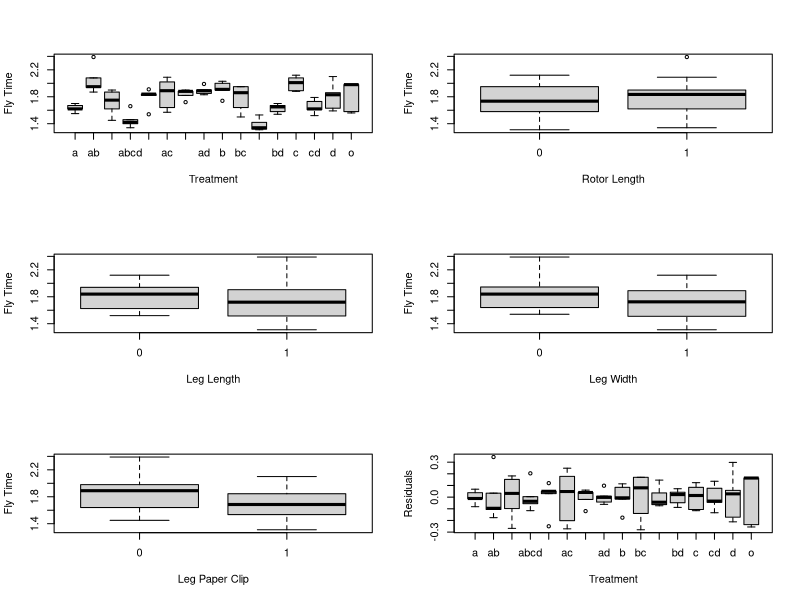
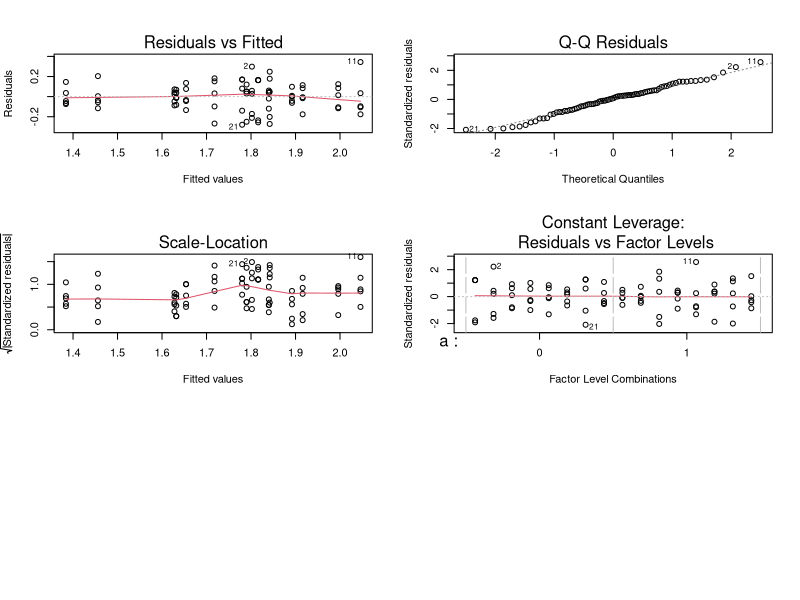

Write the R code that produced these figures, in order. (Note: this script raises an error after producing the figures.)
## ---- chunk 1
factors = data.frame(Factor = c("Rotor Length (a)", "Leg Length (b)", "Leg Width (c)", "Paper Clip (d)"),
                     Low = c("7.5cm", "7.5cm", "3.2cm", "No"),
                     High = c("8.5cm", "12.0cm", "5.0cm", "Yes"))
knitr::kable(factors, caption = "Paper Helicopter Factors")
## ---- chunk 2
heliData = read.csv("helidata.csv", header = TRUE)
heliData = heliData[,-1]
heliData$treatments = as.factor(heliData$treatments)
heliData$a = as.factor(heliData$a)
heliData$b = as.factor(heliData$b)
heliData$c = as.factor(heliData$c)
heliData$d = as.factor(heliData$d)
knitr::kable(heliData[1:5,], caption = "First 5 Rows of Collected Data")
## ---- chunk 3
#Exploratory Data Analysis
par(mfrow=c(3,2))   
boxplot(heliData$time ~ heliData$treatments, xlab = "Treatment", ylab = "Fly Time")
boxplot(heliData$time ~ heliData$a, xlab = "Rotor Length", ylab = "Fly Time")
boxplot(heliData$time ~ heliData$b, xlab = "Leg Length", ylab = "Fly Time")
boxplot(heliData$time ~ heliData$c, xlab = "Leg Width", ylab = "Fly Time")
boxplot(heliData$time ~ heliData$d, xlab = "Leg Paper Clip", ylab = "Fly Time")
## ---- chunk 4
#Regression
regHeli = lm(time ~ a*b*c*d, data = heliData)

#Print regression results
knitr::kable(data.frame(estimates = regHeli$coefficients,
                        pvalues = c("<2e-16",0.0568,0.2957,0.0622,0.8831,0.0224,0.8237,
                                    0.0216,0.0452,0.0452,0.0172,0.2462,0.2067,0.7290,
                                    0.2504,0.8937)),
             caption = "Full Factorial Regression Results")
## ---- chunk 5
#Residual Plot
boxplot(regHeli$residual~heliData$treatments, xlab = "Treatment", ylab = "Residuals")
#Diagnostic Plots
plot(regHeli)
## ---- chunk 6
#Randomize treatment assignments
assignments = c(rep("o",5), rep("a",5), rep("b",5), rep("c",5), rep("d",5),
                rep("ab",5), rep("ac",5),rep("ad",5), rep("bc",5), rep("bd",5),
                rep("cd",5), rep("abc",5), rep("abd",5), rep("acd",5), 
                rep("bcd",5), rep("abcd",5))
set.seed(322)
assignments = sample(assignments)
helidata = data.frame(treatments = assignments, 
                      a = NA, b = NA, c = NA, d = NA, time = NA)
write.csv(helidata, file = "helidata.csv")

#Collect data, enter manually, and read file again
heliData = read.csv("helidata.csv", header = TRUE)
#Convert treatments to factors
heliData$treatments = as.factor(heliData$treatments)
heliData$a = as.factor(heliData$a)
heliData$b = as.factor(heliData$b)
heliData$c = as.factor(heliData$c)
heliData$d = as.factor(heliData$d)

#Exploratory Data Analysis
boxplot(heliData$time ~ heliData$treatments, xlab = "Treatment", ylab = "Fly Time")
par(mfrow=c(2,2))   
boxplot(heliData$time ~ heliData$a, xlab = "Rotor Length", ylab = "Fly Time")
boxplot(heliData$time ~ heliData$b, xlab = "Leg Length", ylab = "Fly Time")
boxplot(heliData$time ~ heliData$c, xlab = "Leg Width", ylab = "Fly Time")
boxplot(heliData$time ~ heliData$d, xlab = "Leg Paper Clip", ylab = "Fly Time")

#Regression
regHeli = lm(time ~ a*b*c*d, data = heliData)
summary(regHeli)
confint(regHeli)

#Print regression results
knitr::kable(data.frame(estimates = regHeli$coefficients,
                        pvalues = c("<2e-16",0.0568,0.2957,0.0622,0.8831,0.0224,0.8237,
                                    0.0216,0.0452,0.0452,0.0172,0.2462,0.2067,0.7290,
                                    0.2504,0.8937)),
             caption = "Full Factorial Regression Results")

#Residual Plot
boxplot(regHeli$residual~heliData$treatments, xlab = "Treatment", ylab = "Residuals")
#Diagnostic Plots
plot(regHeli)
